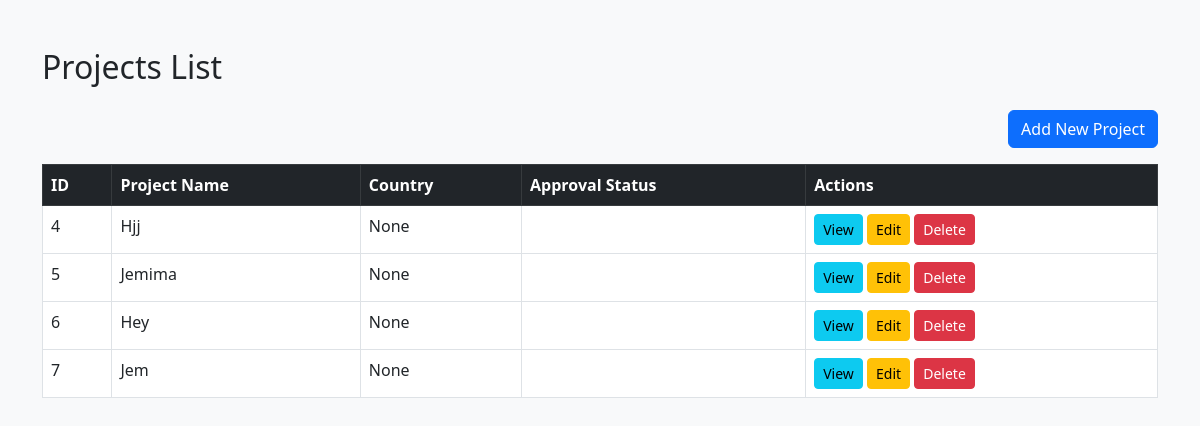
/projects/, run on the app's committed database.
### projects/models.py (models this page shows, shortened)
class Project(models.Model):
    name = models.CharField(max_length=255)
    description = models.TextField()
    location = models.CharField(max_length=255)
    start_date = models.DateField()
    end_date = models.DateField()

### projects/views.py (the view)
# urls.py: path('projects/', views.ProjectListView.as_view(), name='project_list'),
class ProjectListView(ListView):
    model = Project
    template_name = 'projects/project_list.html'
    context_object_name = 'projects'

### projects/templates/projects/project_list.html (shortened to what this page needs)
<!DOCTYPE html>
<html>
<head>
        <link href="https://cdn.jsdelivr.net/npm/bootstrap@5.3.0/dist/css/bootstrap.min.css" rel="stylesheet">
        </head>
        <body class="bg-light">
        <div class="container mt-5">
            <h2 class="mb-4">Projects List</h2>
                <div class="d-flex justify-content-end mb-3">
                        <a href="{% url 'project_create' %}" class="btn btn-primary">Add New Project</a>
                            </div>
                                <div class="table-responsive">
                                        <table class="table table-bordered table-hover bg-white">
                                                    <thead class="table-dark">
                                                                    <tr>
                                                                                        <th>ID</th>
                                                                                                            <th>Project Name</th>
                                                                                                                                <th>Country</th>
                                                                                                                                                    <th>Approval Status</th>
                                                                                                                                                                        <th>Actions</th>
                                                                                                                                                                                        </tr>
                                                                                                                                                                                                    </thead>
                                                                                                                                                                                                                <tbody>
                                                                                                                                                                                                                                {% for project in projects %}
                                                                                                                                                                                                                                                    <tr>
                                                                                                                                                                                                                                                                            <td>{{ project.id }}</td>
                                                                                                                                                                                                                                                                                                    <td>{{ project.name }}</td>
                                                                                                                                                                                                                                                                                                                            <td>{{ project.country }}</td>
                                                                                                                                                                                                                                                                                                                                                    <td></td>
                                                                                                                                                                                                                                                                                                                                                                            <td>
                                                                                                                                                                                                                                                                                                                                                                                                        <a href="{% url 'project_detail' project.pk %}" class="btn btn-sm btn-info">View</a>
                                                                                                                                                                                                                                                                                                                                                                                                                                    <a href="{% url 'project_update' project.pk %}" class="btn btn-sm btn-warning">Edit</a>
                                                                                                                                                                                                                                                                                                                                                                                                                                                                <a href="{% url 'project_delete' project.pk %}" class="btn btn-sm btn-danger">Delete</a>
                                                                                                                                                                                                                                                                                                                                                                                                                                                                                        </td>
                                                                                                                                                                                                                                                                                                                                                                                                                                                                                                            </tr>
                                                                                                                                                                                                                                                                                                                                                                                                                                                                                                                            {% empty %}
                                                                                                                                                                                                                                                                                                                                                                                                                                                                                                                                                <tr>
                                                                                                                                                                                                                                                                                                                                                                                                                                                                                                                                                                        <td colspan="5" class="text-center">No projects found.</td>
                                                                                                                                                                                                                                                                                                                                                                                                                                                                                                                                                                                            </tr>
                                                                                                                                                                                                                                                                                                                                                                                                                                                                                                                                                                                                            {% endfor %}
                                                                                                                                                                                                                                                                                                                                                                                                                                                                                                                                                                                                                        </tbody>
                                                                                                                                                                                                                                                                                                                                                                                                                                                                                                                                                                                                                                </table>
                                                                                                                                                                                                                                                                                                                                                                                                                                                                                                                                                                                                                                    </div>
                                                                                                                                                                                                                                                                                                                                                                                                                                                                                                                                                                                                                                    </div>
                                                                                                                                                                                                                                                                                                                                                                                                                                                                                                                                                                                                                                    </body>
                                                                                                                                                                                                                                                                                                                                                                                                                                                                                                                                                                                                                                    </html>

### data on the page
Project: id "4", name "Hjj", country "None"
Project: id "5", name "Jemima", country "None"
Project: id "6", name "Hey", country "None"
Project: id "7", name "Jem", country "None"
